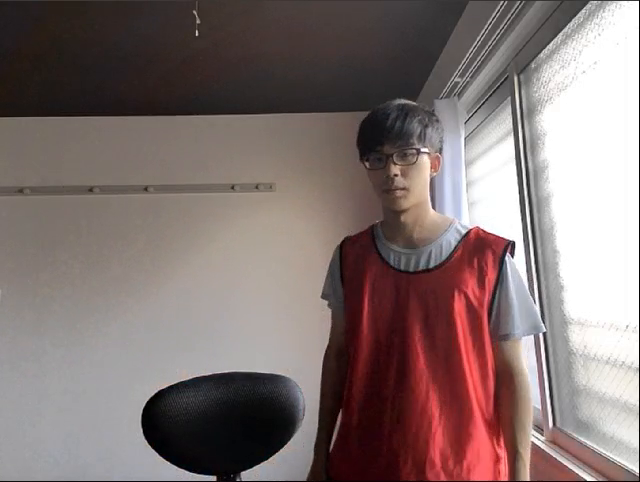
#> input picture frame 53 of tang_detection/videos/original.mp4, 640 x 482 px, given in place of the camera
$ python haar_human.py
#> lines starting #> are read from the running program, lines starting #| are printed output that depends on the picture
#!/usr/bin/env python3
# -*- coding: utf-8 -*-
import cv2
import sys # sysはPythonのインタプリタや実行環境に関する情報を扱うためのライブラリです。
import numpy as np

file_path = '/home/hashimoto/Videos/capture/opencv.mp4'
delay = 1
window_name = 'frame'

fullbody_detector = cv2.CascadeClassifier("/usr/share/opencv/haarcascades/haarcascade_fullbody.xml")
video = cv2.VideoCapture(0)

if not video.isOpened():
    sys.exit()

# params for ShiTomasi corner detection
feature_params = dict( maxCorners = 100,
                       qualityLevel = 0.3,
                       minDistance = 7,
                       blockSize = 7 )
# Parameters for lucas kanade optical flow
lk_params = dict( winSize  = (15,15),
                  maxLevel = 2,
                  criteria = (cv2.TERM_CRITERIA_EPS | cv2.TERM_CRITERIA_COUNT, 10, 0.03))
# Create some random colors
color = np.random.randint(0,255,(100,3))

# Take first frame and find corners in it
ret, old_frame = video.read()
#> old_frame is the input picture: shape (482, 640, 3); mean B, G, R 113.2, 114.9, 130
old_gray = cv2.cvtColor(old_frame, cv2.COLOR_BGR2GRAY)
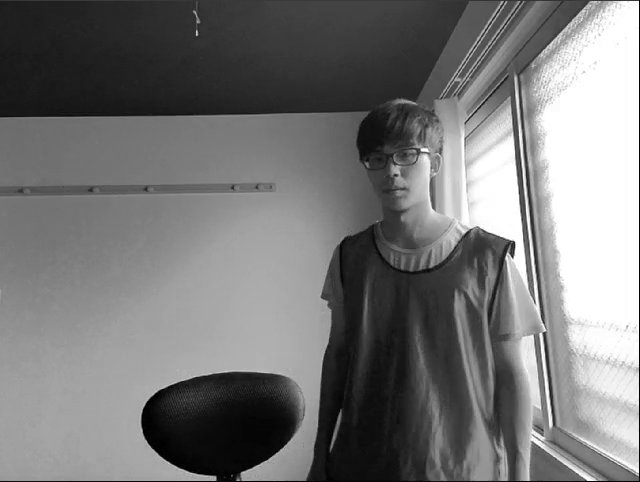
#> old_gray: shape (482, 640); min 0, max 255, mean 119.3
# コーナー検出(Harris + ShiTomasi)
p0 = cv2.goodFeaturesToTrack(old_gray, mask = None, **feature_params)
#> p0 = [[637, 2], [512, 242], [214, 479], [543, 330], [511, 256], [420, 152], [635, 472], [527, 477]]
# Create a mask image for drawing purposes
mask = np.zeros_like(old_frame)

while True:
    ret, frame = video.read() # カメラの画像を１フレーム読み込み、frameに格納、retは読み込めたらtrueを格納する
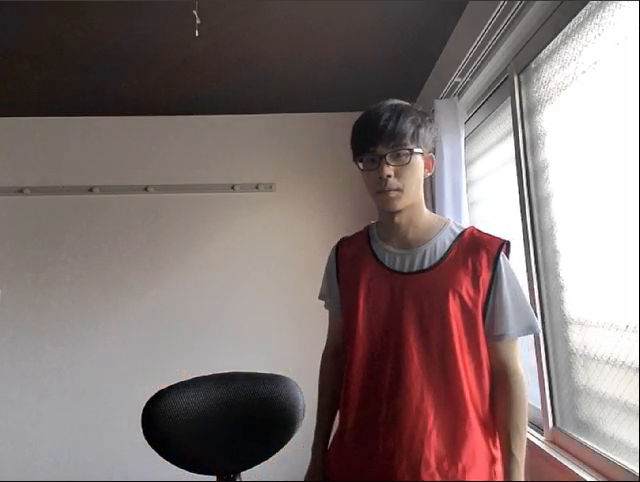
#> input picture frame 54 of tang_detection/videos/original.mp4, 640 x 482 px, given in place of the camera
#> frame is the input picture: shape (482, 640, 3); mean B, G, R 113.8, 115.3, 130
    frame_gray = cv2.cvtColor(frame, cv2.COLOR_BGR2GRAY)
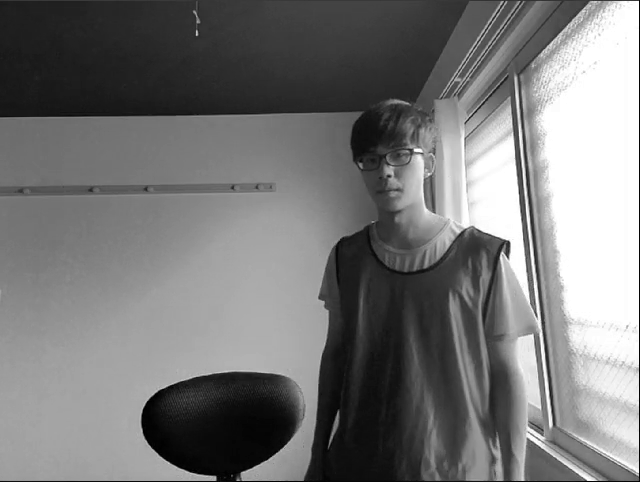
#> frame_gray: shape (482, 640); min 0, max 255, mean 119.6
    # calculate optical flow
    body = fullbody_detector.detectMultiScale(frame_gray,scaleFactor=1.1, minNeighbors=3, minSize=(40, 40))
#> body = ()
    # frame = cv2.resize(frame, (int(frame.shape[1]/3), int(frame.shape[0]/3))) # 1/4にリサイズ, shape[1]が高さ, shape[0]が幅
    # 画像の色成分の分割と統合
    # b, g, r = cv2.split(frame)
    # g = frame[:,:,0]
    # calculate optical flow
    p1, st, err = cv2.calcOpticalFlowPyrLK(old_gray, frame_gray, p0, None, **lk_params)
#> p1 = [[637, 2], [506.9, 241.6], [214, 479], [542.4, 330.2], [505.8, 255.7], [413.2, 152.4], [635, 472], [521.5, 477]]; st = [1, 1, 1, 1, 1, 1, 1, 1]; err = [0.207, 8.38, 1.03, 35.37, 17.23, 8.2, 0.531, 5.16]
    # オプティカルフローを検出した特徴点を選別（0：検出せず、1：検出した）
    good_new = p1[st == 1]
#> good_new has the same summary as p1
    good_old = p0[st == 1]
#> good_old has the same summary as p0
    # if(len(good_new) == 0 or len(good_old) == 0): break

    # オプティカルフローを描画
    for i,(new,old) in enumerate(zip(good_new,good_old)):
        a,b = new.ravel()
        c,d = old.ravel()
        mask = cv2.line(mask, (int(a),int(b)),(int(c),int(d)), color[i].tolist(), 2)
        frame = cv2.circle(frame,(int(a),int(b)),5,color[i].tolist(),-1)
#> this loop made 8 passes
#> (a, b, c, d) on passes 1 to 8: (637, 2, 637, 2), (506.9, 241.6, 512, 242), (214, 479, 214, 479), (542.4, 330.2, 543, 330), (505.8, 255.7, 511, 256), (413.2, 152.4, 420, 152), (635, 472, 635, 472), (521.5, 477, 527, 477)
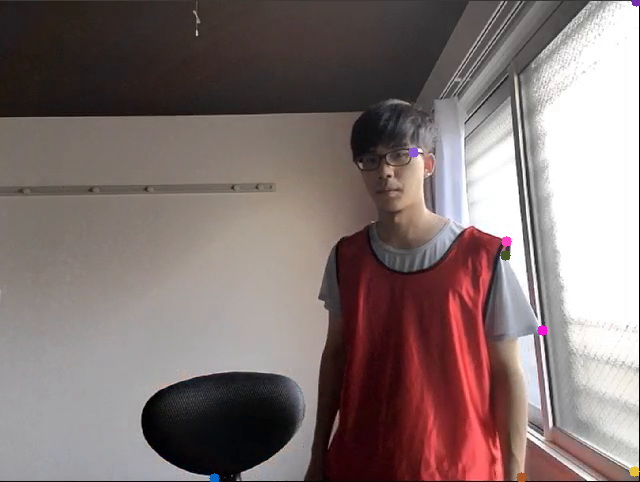
#> frame: shape (482, 640, 3); mean B, G, R 113.8, 115.2, 130.1
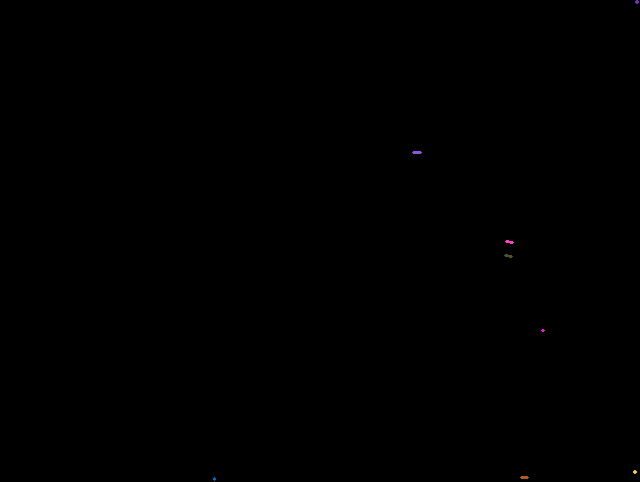
#> mask: shape (482, 640, 3); mean of channels 0, 1, 2 0.1, 0, 0.1; drawn as B, G, R
    img = cv2.add(frame,mask)

    # 人検出した部分を長方形で囲う
    for (x, y, w, h) in body:
        cv2.rectangle(img, (x, y),(x+w, y+h),(0,255,0),2)
#> this loop made 0 passes

    if ret:
        cv2.imshow(window_name, img)
        if cv2.waitKey(delay) & 0xFF == ord('q'): # qが押されると終了
#> (key q is pressed here)
            break
        # Now update the previous frame and previous points
        old_gray = frame_gray.copy()
        p0 = good_new.reshape(-1,1,2)
    else:
        video.set(cv2.CAP_PROP_POS_FRAMES, 0)

cv2.destroyWindow(window_name)
video.release()

$ run again, starting later in the video
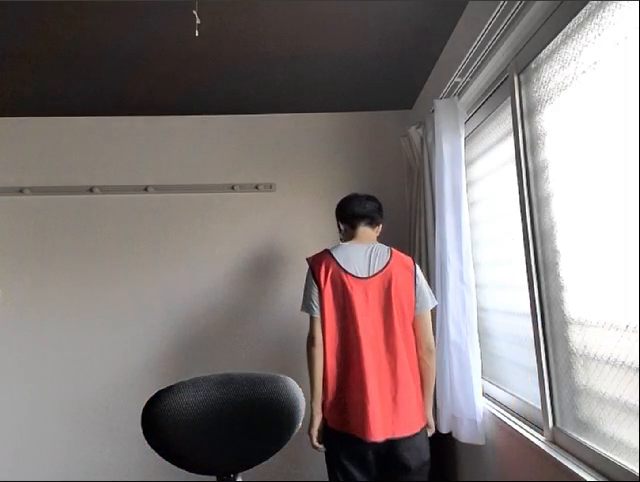
#> input picture frame 239 of tang_detection/videos/original.mp4, 640 x 482 px, given in place of the camera
#> old_frame is the input picture: shape (482, 640, 3); mean B, G, R 122.2, 123.3, 133.7
#> `old_gray = cv2.cvtColor(old_frame, cv2.COLOR_BGR2GRAY)`:
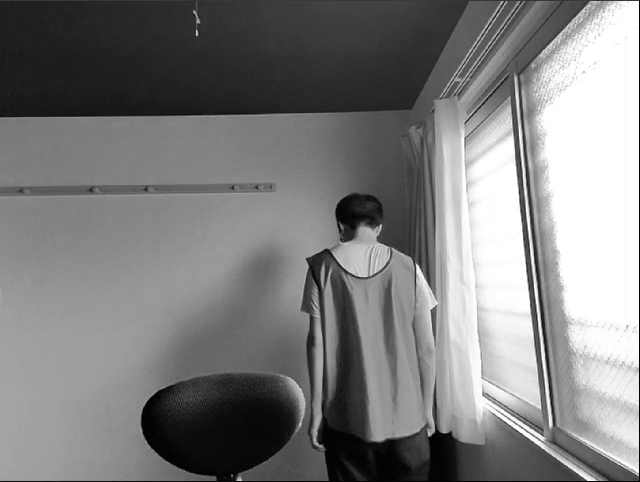
#> old_gray: shape (482, 640); min 0, max 255, mean 126.3
#> p0 = [[637, 2], [635, 472]]
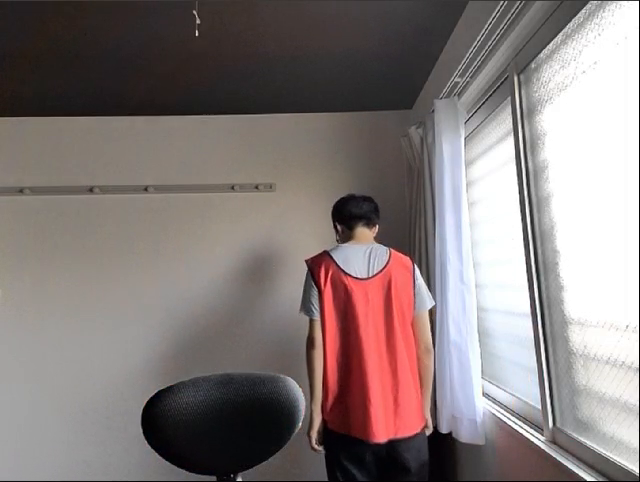
#> input picture frame 240 of tang_detection/videos/original.mp4, 640 x 482 px, given in place of the camera
#> frame is the input picture: shape (482, 640, 3); mean B, G, R 122.2, 123.2, 133.6
#> body = ()
#> p1 = [[637, 2], [635, 472]]; st = [1, 1]; err = [0, 0]
#> good_new = [[637, 2], [635, 472]]
#> the loop `for i,(new,old) in enumerate(zip(good_new,good_old)):` made 2 passes
#> (a, b, c, d) on passes 1 to 2: (637, 2, 637, 2), (635, 472, 635, 472)

$ run again, starting later in the video
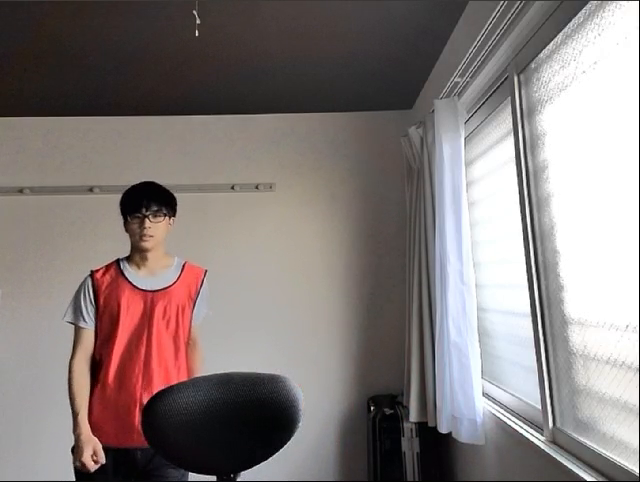
#> input picture frame 425 of tang_detection/videos/original.mp4, 640 x 482 px, given in place of the camera
#> old_frame is the input picture: shape (482, 640, 3); mean B, G, R 123.1, 124.6, 133.7
#> p0 = [[635, 2], [73, 479], [214, 479], [96, 464], [635, 473], [189, 475], [171, 219], [147, 217], [238, 477], [119, 261]]
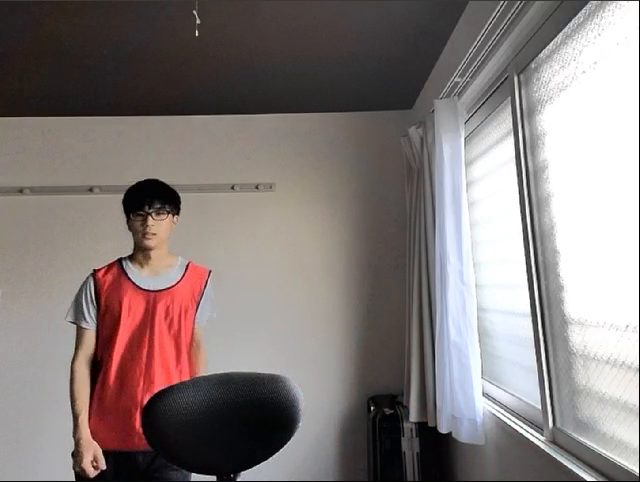
#> input picture frame 426 of tang_detection/videos/original.mp4, 640 x 482 px, given in place of the camera
#> frame is the input picture: shape (482, 640, 3); mean B, G, R 122.8, 124.4, 133.6
#> body = ()
#> p1 = [[635, 2], [73.07, 484.3], [214, 479], [95.77, 469.9], [635, 473], [191.5, 475.3], [174.6, 216.9], [149.9, 214.5], [238, 477], [121.5, 260]]; st = [1, 1, 1, 1, 1, 1, 1, 1, 1, 1]; err = [0, 24.26, 0.0833, 8.26, 0, 12.9, 7.83, 5.63, 0, 7.45]
#> good_new has the same summary as p1
#> good_old has the same summary as p0
#> the loop `for i,(new,old) in enumerate(zip(good_new,good_old)):` made 10 passes
#> (a, b, c, d) on passes 1 to 8: (635, 2, 635, 2), (73.07, 484.3, 73, 479), (214, 479, 214, 479), (95.77, 469.9, 96, 464), (635, 473, 635, 473), (191.5, 475.3, 189, 475), (174.6, 216.9, 171, 219), (149.9, 214.5, 147, 217)
#> after the loop `for i,(new,old) in enumerate(zip(good_new,good_old)):`:
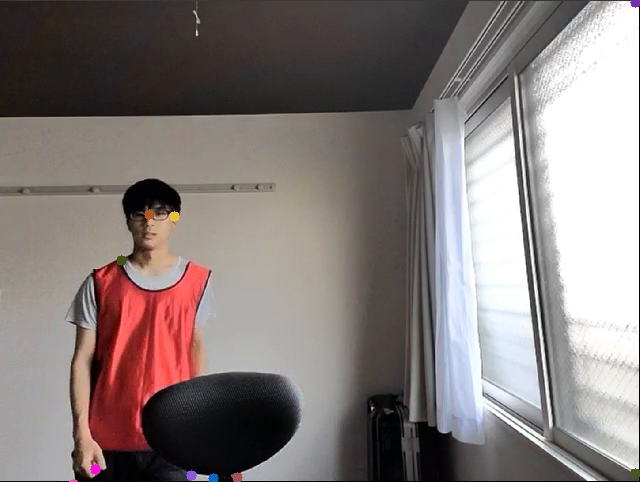
#> frame: shape (482, 640, 3); mean B, G, R 122.8, 124.3, 133.6
